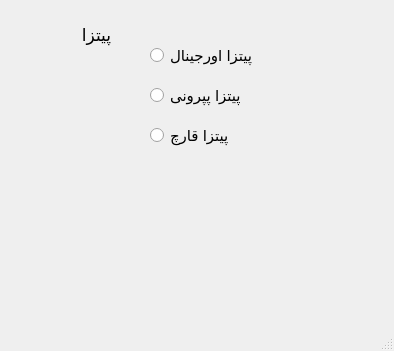
<?xml version="1.0" encoding="UTF-8"?>
<ui version="4.0">
 <class>MainWindow</class>
 <widget class="QMainWindow" name="MainWindow">
  <property name="geometry">
   <rect>
    <x>0</x>
    <y>0</y>
    <width>394</width>
    <height>351</height>
   </rect>
  </property>
  <property name="windowTitle">
   <string>MainWindow</string>
  </property>
  <widget class="QWidget" name="centralwidget">
   <widget class="QRadioButton" name="radio_1">
    <property name="geometry">
     <rect>
      <x>150</x>
      <y>40</y>
      <width>131</width>
      <height>31</height>
     </rect>
    </property>
    <property name="font">
     <font>
      <pointsize>11</pointsize>
     </font>
    </property>
    <property name="text">
     <string>پیتزا اورجینال</string>
    </property>
   </widget>
   <widget class="QRadioButton" name="radio_2">
    <property name="geometry">
     <rect>
      <x>150</x>
      <y>80</y>
      <width>121</width>
      <height>31</height>
     </rect>
    </property>
    <property name="font">
     <font>
      <pointsize>11</pointsize>
     </font>
    </property>
    <property name="text">
     <string>پیتزا پپرونی</string>
    </property>
   </widget>
   <widget class="QRadioButton" name="radio_3">
    <property name="geometry">
     <rect>
      <x>150</x>
      <y>120</y>
      <width>121</width>
      <height>31</height>
     </rect>
    </property>
    <property name="font">
     <font>
      <pointsize>11</pointsize>
     </font>
    </property>
    <property name="text">
     <string>پیتزا قارچ</string>
    </property>
   </widget>
   <widget class="QLabel" name="label">
    <property name="geometry">
     <rect>
      <x>60</x>
      <y>180</y>
      <width>281</width>
      <height>111</height>
     </rect>
    </property>
    <property name="font">
     <font>
      <pointsize>22</pointsize>
     </font>
    </property>
    <property name="text">
     <string/>
    </property>
    <property name="alignment">
     <set>Qt::AlignCenter</set>
    </property>
   </widget>
   <widget class="QLabel" name="label_2">
    <property name="geometry">
     <rect>
      <x>10</x>
      <y>10</y>
      <width>101</width>
      <height>51</height>
     </rect>
    </property>
    <property name="font">
     <font>
      <pointsize>13</pointsize>
     </font>
    </property>
    <property name="text">
     <string>پیتزا</string>
    </property>
   </widget>
  </widget>
  <widget class="QMenuBar" name="menubar">
   <property name="geometry">
    <rect>
     <x>0</x>
     <y>0</y>
     <width>394</width>
     <height>26</height>
    </rect>
   </property>
  </widget>
  <widget class="QStatusBar" name="statusbar"/>
 </widget>
 <resources/>
 <connections/>
</ui>
